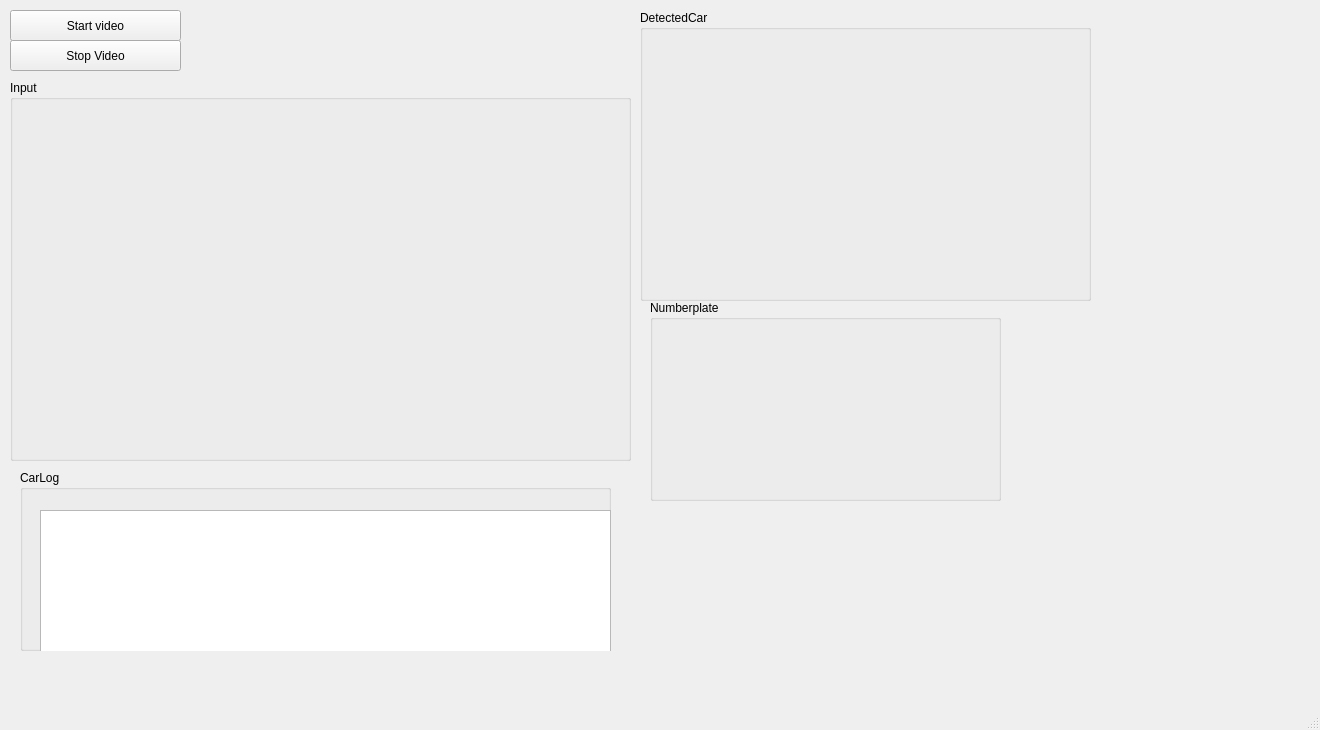
<?xml version="1.0" encoding="UTF-8"?>
<ui version="4.0">
 <class>MainWindow</class>
 <widget class="QMainWindow" name="MainWindow">
  <property name="geometry">
   <rect>
    <x>0</x>
    <y>0</y>
    <width>1320</width>
    <height>730</height>
   </rect>
  </property>
  <property name="windowTitle">
   <string>MainWindow</string>
  </property>
  <property name="styleSheet">
   <string notr="true"/>
  </property>
  <widget class="QWidget" name="centralwidget">
   <widget class="QGroupBox" name="groupBox">
    <property name="geometry">
     <rect>
      <x>10</x>
      <y>80</y>
      <width>621</width>
      <height>381</height>
     </rect>
    </property>
    <property name="sizePolicy">
     <sizepolicy hsizetype="Preferred" vsizetype="Preferred">
      <horstretch>0</horstretch>
      <verstretch>0</verstretch>
     </sizepolicy>
    </property>
    <property name="title">
     <string>Input</string>
    </property>
    <widget class="QWidget" name="input" native="true">
     <property name="geometry">
      <rect>
       <x>20</x>
       <y>30</y>
       <width>601</width>
       <height>351</height>
      </rect>
     </property>
    </widget>
   </widget>
   <widget class="QPushButton" name="startButton">
    <property name="geometry">
     <rect>
      <x>10</x>
      <y>10</y>
      <width>171</width>
      <height>31</height>
     </rect>
    </property>
    <property name="text">
     <string>Start video</string>
    </property>
   </widget>
   <widget class="QPushButton" name="stopButton">
    <property name="geometry">
     <rect>
      <x>10</x>
      <y>40</y>
      <width>171</width>
      <height>31</height>
     </rect>
    </property>
    <property name="text">
     <string>Stop Video</string>
    </property>
   </widget>
   <widget class="QGroupBox" name="groupBox_2">
    <property name="geometry">
     <rect>
      <x>640</x>
      <y>10</y>
      <width>451</width>
      <height>291</height>
     </rect>
    </property>
    <property name="sizePolicy">
     <sizepolicy hsizetype="Preferred" vsizetype="Preferred">
      <horstretch>0</horstretch>
      <verstretch>0</verstretch>
     </sizepolicy>
    </property>
    <property name="title">
     <string>DetectedCar</string>
    </property>
    <widget class="QWidget" name="detectedcar" native="true">
     <property name="geometry">
      <rect>
       <x>10</x>
       <y>40</y>
       <width>441</width>
       <height>251</height>
      </rect>
     </property>
    </widget>
   </widget>
   <widget class="QGroupBox" name="groupBox_3">
    <property name="geometry">
     <rect>
      <x>650</x>
      <y>300</y>
      <width>351</width>
      <height>201</height>
     </rect>
    </property>
    <property name="sizePolicy">
     <sizepolicy hsizetype="Preferred" vsizetype="Preferred">
      <horstretch>0</horstretch>
      <verstretch>0</verstretch>
     </sizepolicy>
    </property>
    <property name="title">
     <string>Numberplate</string>
    </property>
    <widget class="QWidget" name="numberplate" native="true">
     <property name="geometry">
      <rect>
       <x>20</x>
       <y>40</y>
       <width>331</width>
       <height>161</height>
      </rect>
     </property>
    </widget>
   </widget>
   <widget class="QGroupBox" name="groupBox_4">
    <property name="geometry">
     <rect>
      <x>20</x>
      <y>470</y>
      <width>591</width>
      <height>181</height>
     </rect>
    </property>
    <property name="title">
     <string>CarLog</string>
    </property>
    <widget class="QListView" name="listView">
     <property name="geometry">
      <rect>
       <x>20</x>
       <y>40</y>
       <width>571</width>
       <height>151</height>
      </rect>
     </property>
    </widget>
   </widget>
  </widget>
  <widget class="QMenuBar" name="menubar">
   <property name="geometry">
    <rect>
     <x>0</x>
     <y>0</y>
     <width>1320</width>
     <height>25</height>
    </rect>
   </property>
  </widget>
  <widget class="QStatusBar" name="statusbar"/>
 </widget>
 <resources/>
 <connections/>
</ui>
